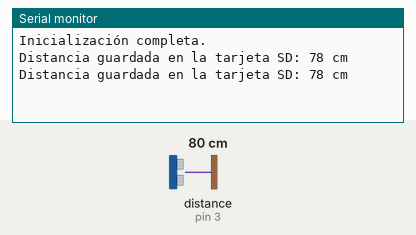
A sketch run on a simulated Arduino Uno, built with avr-gcc and run on an emulated ATmega328P. On the bench: the last lines printed to the serial monitor. Wiring (inferred from the names in the program): ultrasonic range finder: trigger pin 2; echo pin 3. Inputs (shaded band) come from the test bench; at power-on: distance to the obstacle (sensor on pin 3) 80 cm. The echo pulse lasts 58.3 µs per cm; storage starts empty.

Above: at 2.8 s.
2.9 s: distance to the obstacle (sensor on pin 3) set to 2 cm
At 4.8 s:
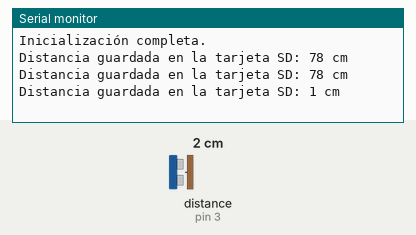
5.6 s: distance to the obstacle (sensor on pin 3) set to 4 cm
At 6.7 s:
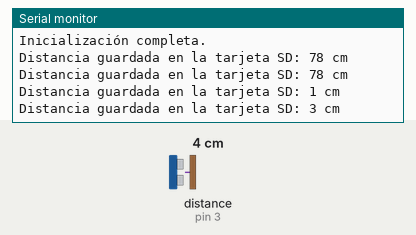
Timing chart, 0 to 8.6 s (numbered marks = the images above; inputs shaded):
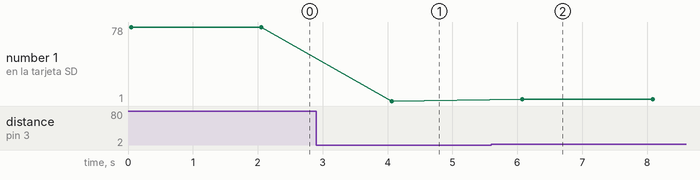

The sketch:

E2.ino
```cpp
/*---------------------------------------------
  Curso de Desarrollo IoT
  Módulo: Makers
  Clase: 4
  Ejercicio: 2

  PINOUT:
  (Módulo lector Micro SD)
  CS -> D10
  MOSI -> D11
  MISO -> D12
  SCK -> D13

  (HC-SR04)
  TRIG -> D2
  ECHO -> D3
---------------------------------------------*/

#include <Wire.h>
#include <SD.h>
#include <SPI.h>

const int PIN_TRIG = 2;
const int PIN_ECHO = 3;

const int PIN_CS = 10;
const int PIN_MOSI = 11;
const int PIN_MISO = 12;
const int PIN_SCK = 13;

File archivoDatos;

void setup() {
  Serial.begin(9600);

  pinMode(PIN_TRIG, OUTPUT);
  pinMode(PIN_ECHO, INPUT);

  if (!SD.begin(PIN_CS)) {
    Serial.println("Error al inicializar la tarjeta SD.");
    return;
  }

  Serial.println("Inicialización completa.");
}

void loop() {
  unsigned long duracion, distancia;

  // Realizar la medición del sensor HC-SR04
  digitalWrite(PIN_TRIG, LOW);
  delayMicroseconds(2);
  digitalWrite(PIN_TRIG, HIGH);
  delayMicroseconds(10);
  digitalWrite(PIN_TRIG, LOW);

  duracion = pulseIn(PIN_ECHO, HIGH);
  distancia = duracion * 0.034 / 2;

  // Guardar la distancia en la tarjeta SD
  guardarDistancia(distancia);

  // Esperar 2 segundos antes de la siguiente medición
  delay(2000);
}

void guardarDistancia(unsigned long distancia) {
  archivoDatos = SD.open("distancias.txt", FILE_WRITE);

  if (archivoDatos) {
    archivoDatos.println(distancia);
    archivoDatos.close();
    Serial.println("Distancia guardada en la tarjeta SD: " + String(distancia) + " cm");
  } else {
    Serial.println("Error al abrir el archivo en la tarjeta SD.");
  }
}
```

Measured:
- after the input at 2.9 s, the serial monitor: prints a new line after 1.2 s (image 1)
- after the input at 5.6 s, the serial monitor: prints a new line after 0.48 s (image 2)
- plotted number 1: 78 → 1 after the input at 2.9 s, 1 → 3 after the input at 5.6 s
